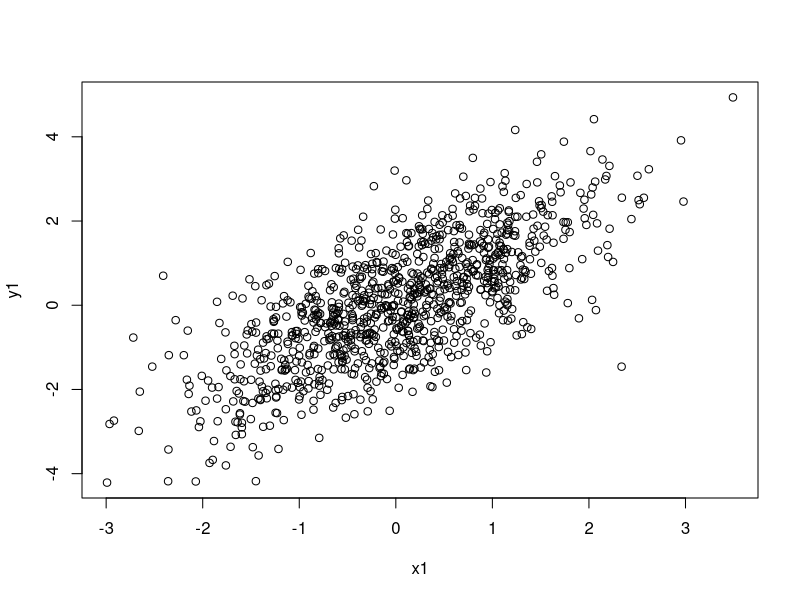

Write the R code that produced this figure.
set.seed(1919)                                 # Create example data
x1 <- rnorm(1000)
y1 <- x1 + rnorm(1000)
plot(x1, y1)                                   # Apply plot function
